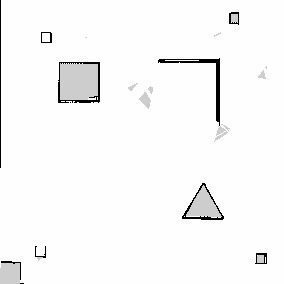
#> input picture catkin_ws/src/multi_robot_scenario/maps/map_world.png, 284 x 284 px, found by its file name
$ python plot_sum3.py
#> lines starting #> are read from the running program, lines starting #| are printed output that depends on the picture
import os
import cv2
import numpy as np
import matplotlib.pyplot as plt
from math import hypot

# 地图文件路径
# file_map = '/home/xzh/xzh/drl-robot-navigation/catkin_ws/src/multi_robot_scenario/maps/world1.png'
# file_map = '/home/xzh/xzh/drl-robot-navigation/catkin_ws/src/multi_robot_scenario/maps/map_world.png'
file_map = '/home/xzh/xzh/drl-robot-navigation/catkin_ws/src/multi_robot_scenario/maps/map_world.png'


# 基础路径
# base_path = '/home/xzh/xzh/madrl-navigation/data_processing/mtd3_test/world1'
# base_path = '/home/xzh/xzh/madrl-navigation/data_processing/matd3_test/world1'
# base_path = '/home/xzh/xzh/madrl-navigation/data_processing/matd3_test_obs/world1'
base_path = '/home/xzh/xzh/madrl-navigation/data_processing/matd3_test_obs/world1'

# mtd3_sum3指定车辆的轨迹编号
# car_paths = {
#     'Car1': [3,2, 8],  # 绘制 Car1 的第 5 条和第 9 条轨迹
#     'Car2': [7,3, 6],  # 绘制 Car2 的第 2 条和第 4 条轨迹
#     'Car3': [7,2, 3]   # 绘制 Car3 的第 1 条和第 3 条轨迹
# }
# matd3_sum3
# car_paths = {
#     'Car1': [1,2, 3],  # 绘制 Car1 的第 5 条和第 9 条轨迹
#     'Car2': [1,2, 3],  # 绘制 Car2 的第 2 条和第 4 条轨迹
#     'Car3': [1,2, 3]   # 绘制 Car3 的第 1 条和第 3 条轨迹
# }
# matd3_obs
# car_paths = {
#     'Car1': [1,2, 3],  # 绘制 Car1 的第 5 条和第 9 条轨迹
#     'Car2': [1,2, 3],  # 绘制 Car2 的第 2 条和第 4 条轨迹
#     'Car3': [1,2, 3]   # 绘制 Car3 的第 1 条和第 3 条轨迹
# }

# 检查地图文件是否存在
if not os.path.exists(file_map):
    raise FileNotFoundError(f"Map file not found: {file_map}")

# 加载地图并预处理
img = cv2.imread(file_map, cv2.IMREAD_GRAYSCALE)
#> img is the input picture: shape (284, 284); min 0, max 254, mean 247.9
resolution = 0.05
height, width = img.shape
#> height = 284; width = 284

# 给地图四周添加边界
img[:, [0, -1]] = 0
img[[0, -1], :] = 0
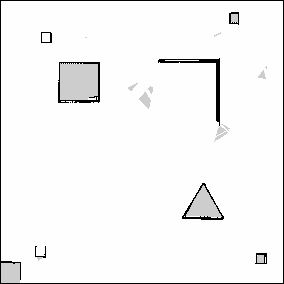
#> img: shape (284, 284); min 0, max 254, mean 244.9

# 提取障碍物的坐标点
point = [
    [(j - (width - 1) / 2) * resolution, -(i - (height - 1) / 2) * resolution]
    for i in range(height) for j in range(width) if img[i, j] < 127
]
#> point = 2374 pairs, first value -7.08 to 7.08, second value -7.08 to 7.08

# 配置Matplotlib绘图参数
plt.figure(figsize=(10, 10), dpi=80)
plt.rc('xtick', labelsize=20)
plt.rc('ytick', labelsize=20)

# 绘制障碍物散点图
point_array = np.array(point)
#> point_array has the same summary as point
plt.scatter(point_array[:, 0], point_array[:, 1], c='k', s=1)

# 定义每辆车的颜色
car_colors = {
    'Car1': 'red',
    'Car2': 'blue',
    'Car3': 'green'
}

# 绘制每辆车的轨迹
#> (the run stopped early here; a loop or call above may not have finished)

$ run again, with catkin_ws/src/multi_robot_scenario/maps/world1.png copied over catkin_ws/src/multi_robot_scenario/maps/map_world.png
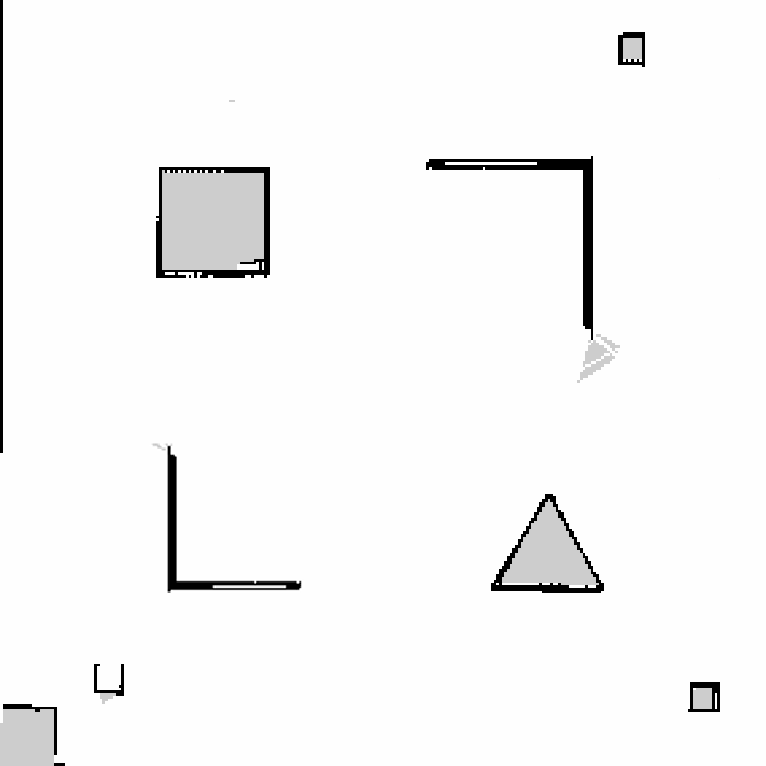
#> input picture catkin_ws/src/multi_robot_scenario/maps/world1.png, 766 x 766 px, found by its file name
#> `img[[0, -1], :] = 0`:
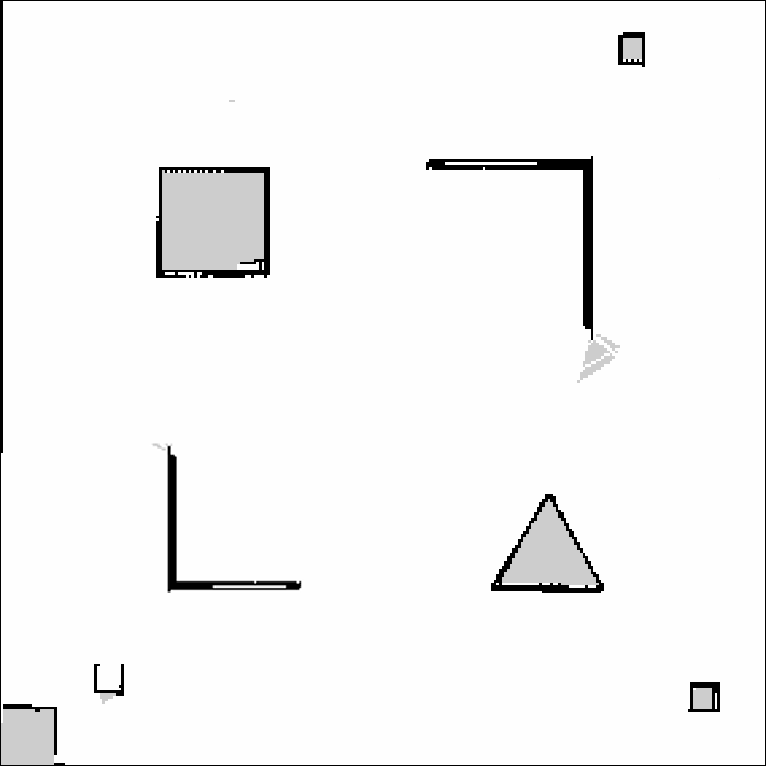
#> img: shape (766, 766); min 0, max 255, mean 246
#> point = 14868 pairs, first value -19.12 to 19.12, second value -19.12 to 19.12
#> point_array has the same summary as point

$ run again, with catkin_ws/src/multi_robot_scenario/maps/my_map.png copied over catkin_ws/src/multi_robot_scenario/maps/map_world.png
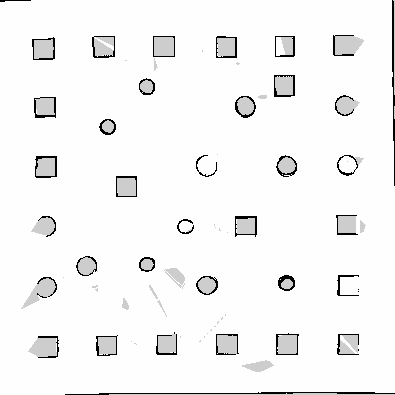
#> input picture catkin_ws/src/multi_robot_scenario/maps/my_map.png, 395 x 395 px, found by its file name
#> img is the input picture: shape (395, 395); min 0, max 254, mean 244.3
#> `img[[0, -1], :] = 0`:
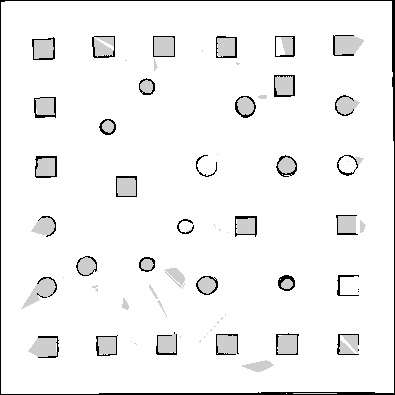
#> img: shape (395, 395); min 0, max 254, mean 242.2
#> point = 5534 pairs, first value -9.85 to 9.85, second value -9.85 to 9.85
#> point_array has the same summary as point
